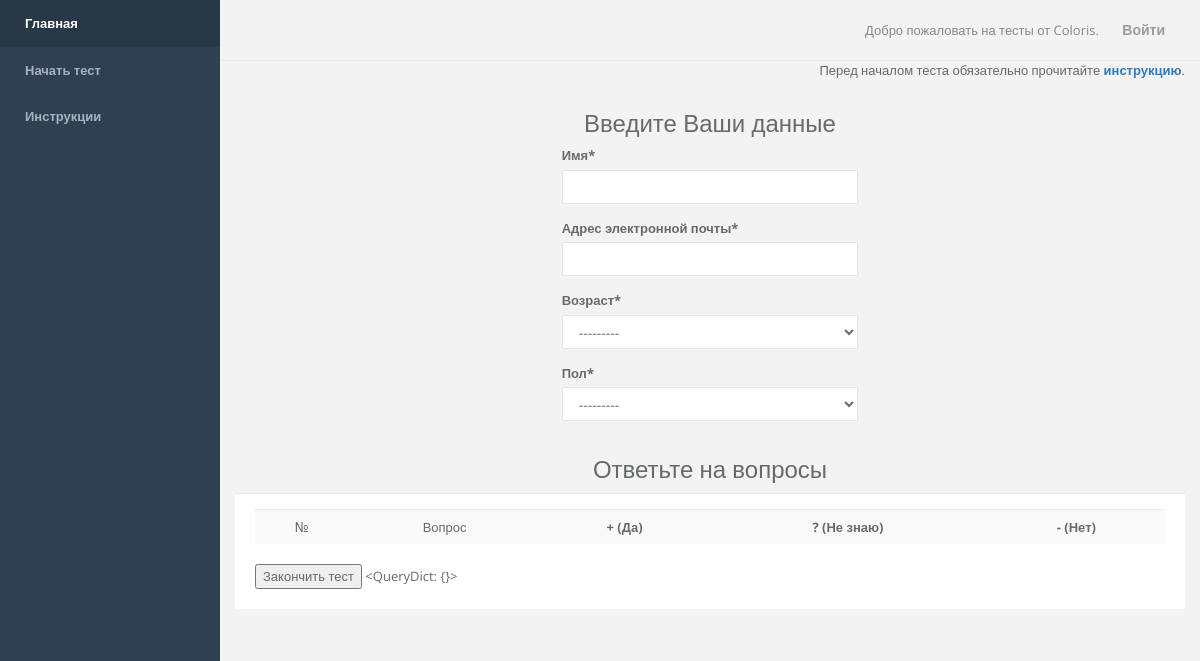
The app's page /test/, older data.
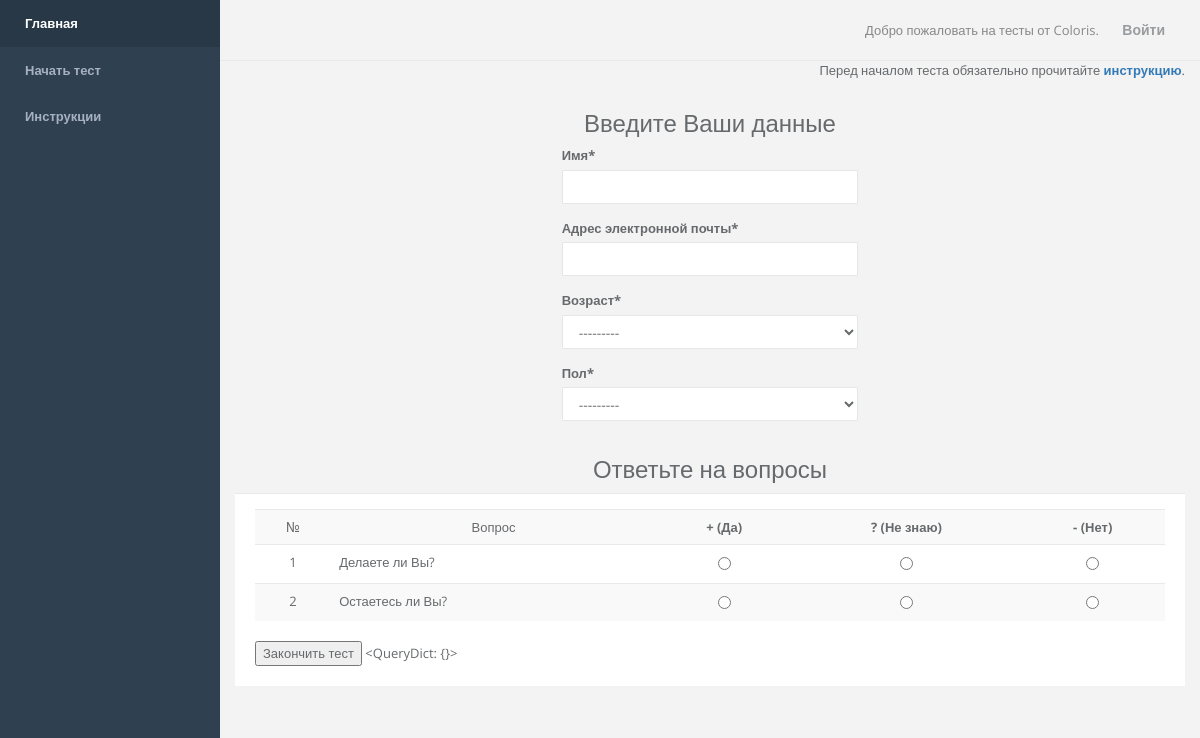
The same page, newer data.
### oca_test/models.py (models this page shows, shortened)
class Question(models.Model):
    number = models.IntegerField(unique=True)
    text = models.TextField()
    yes = models.IntegerField()
    no = models.IntegerField()
    do_not_know = models.IntegerField()
    character = models.CharField(max_length=1, choices=QUESTION_CHOICES,
                                 default="A")

### oca_test/views.py (the view, shortened to what this page needs)
# urls.py: url(r'^test/$', 'oca_test.views.test', name='test'),
def test(request):
    title = "Oxford Capacity analysis - Тест"
    user_form = UserForm(request.POST or None)
    questions = Question.objects.all()
    context = {
        "title": title,
        "user_form": user_form,
        "questions": questions,
    }
    return render(request, "oca_test.html", context)

### oca_test/forms.py
class UserForm(forms.ModelForm):
    class Meta:
        model = User
        fields = ["name", "email", "age", "sex"]

### oca_test/templates/oca_test.html (shortened to what this page needs)
{% extends "base.html" %}
{% load crispy_forms_tags %}
{% block content %}
    <p align="right">Перед началом теста обязательно прочитайте
        <a href="/instructions/"><strong>инструкцию</strong></a>.
    </p>
    <form method="post" action="">{% csrf_token %}
        <div class="row">
            <div class="col-lg-4 col-lg-offset-4">
                <h2 align="center">Введите Ваши данные</h2>
                {{ user_form|crispy }}
            </div>
        </div>
        <h2 align="center">Ответьте на вопросы</h2>
        <div class="row">
            <div class="col-lg-12">
                <div class="ibox">
                    <div class="ibox-content">
                        <div class="table-responsive">
                            <table class="table table-striped">
                                <tbody>
                                <tr>
                                    <td align="center">№</td>
                                    <td align="center">Вопрос</td>
                                    <td align="center"><strong>+ (Да)</strong></td>
                                    <td align="center"><strong>? (Не знаю)</strong></td>
                                    <td align="center"><strong>- (Нет)</strong></td>
                                </tr>
                                {% for question in questions %}
                                    <tr>
                                        <td align="center">{{ question.number }}</td>
                                        <td align="justify">{{ question.text }}</td>
                                        <td align="center"><input type='radio' value="y" name='{{ question.number }}'></td>
                                        <td align="center"><input type='radio' value="m" name='{{ question.number }}'></td>
                                        <td align="center"><input type='radio' value="n" name='{{ question.number }}'></td>
                                    </tr>
                                {% endfor %}
                                </tbody>
                            </table>
                        </div>
                        <input type="submit" value="Закончить тест">
                    {{ request.POST }}
                    </div>
                </div>
            </div>
        </div>
    </form>
{% endblock %}

Row changes from the older to the newer data that the page shows:
added Question: number "1", text "Делаете ли Вы?"
added Question: number "2", text "Остаетесь ли Вы?"
